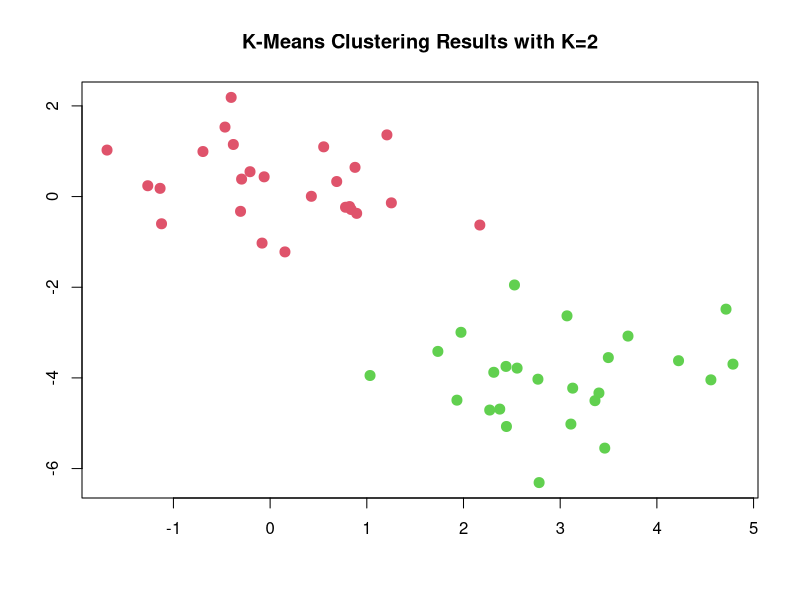
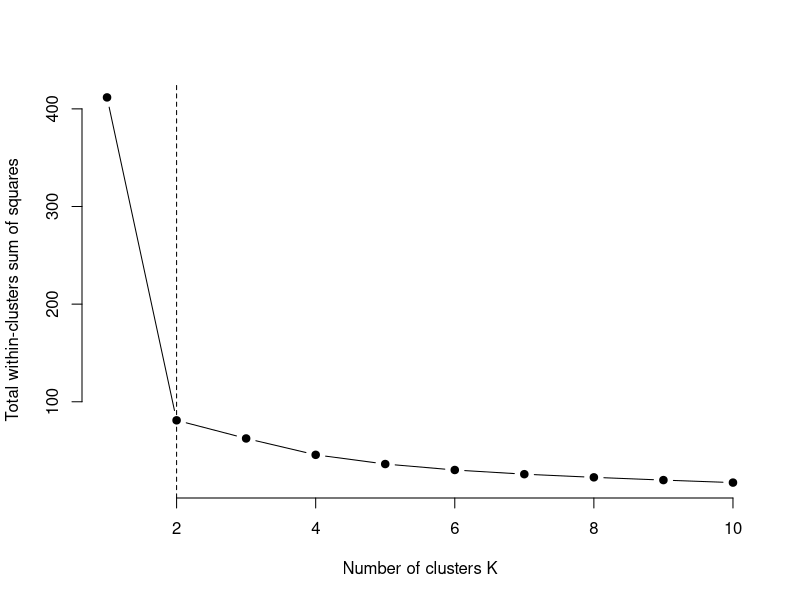
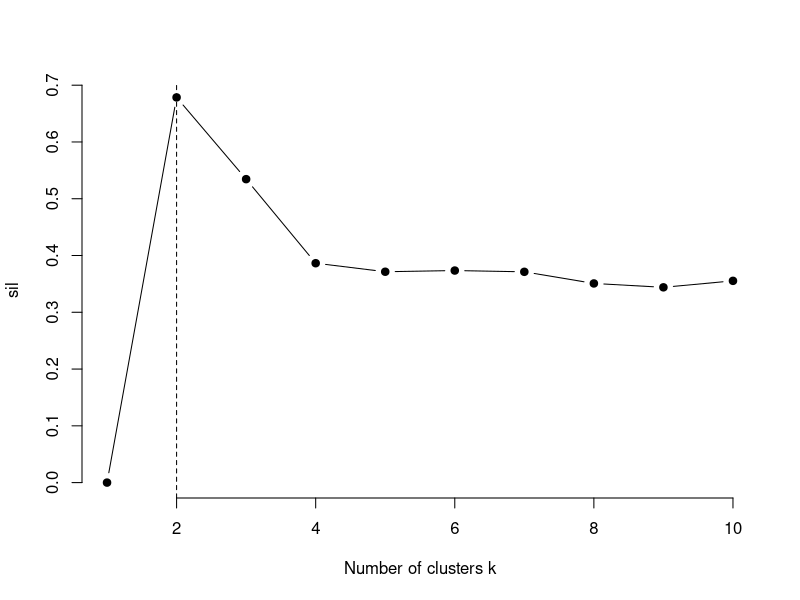

Reproduce these figures in R, in order.


# preparing the data
# simulated data set containing 50 observations, in which there are two clusters;
# the first 25 observations have a mean shift relative to the next 25 observations
set.seed(123)
x = matrix(rnorm(50*2), ncol = 2)
x[1:25, 1] = x[1:25,1] + 3
x[1:25, 2] = x[1:25,2] - 4

#================================================================================================

# performing k-means clustering with k = 2
km.out = kmeans(x,2,nstart = 20)
km.out$cluster
km.out$withinss
km.out$tot.withinss
#81.01995
plot(x,col = (km.out$cluster + 1), main = "K-Means Clustering Results with K=2",
     xlab = "", ylab = "", pch = 20, cex = 2)


# The k-means clustering perfectly separated the observations into two clusters.
# In this example, we knew there were really two clusters because we generated the data.
# However, in real data we do not know the true number of clusters.
# So how about performing k-means clustering with k = 3?
set.seed(456)
km.out = kmeans(x,3,nstart = 20)
km.out$cluster
km.out$withinss
km.out$tot.withinss
#62.43309
#======================================================================================================
# kmeans() function can run with multiple initial configurations. If the value of nstart >1
# k-means will be performed using multiple random assignments. It is strongly recommended running
# k-means with large value of nstart, otherwise undesirable optimum will be obtained

set.seed(789)
km.out = kmeans(x,3,nstart = 1)
km.out$tot.withinss

km.out = kmeans(x,3,nstart = 20)
km.out$tot.withinss

km.out = kmeans(x,3,nstart = 50)
km.out$tot.withinss


#======================================================================================================
# Within Sum of Squares (WSS)

# Compute clustering algorithm (e.g., k-means clustering) for different values of k.
# For instance, by varying k from 1 to 10 clusters, for each k, calculate the total 
# within-cluster sum of square (wss). # Plot the curve of wss according to the number
# of clusters k.# The location of a bend (knee) in the plot is generally considered as 
# an indicator of the appropriate number of clusters.

# Compute and plot wss for k = 2 to k = 10

k.max <- 10 # Maximal number of clusters
data <- x
wss <- sapply(1:k.max, 
              function(k){kmeans(data, k, nstart=50 )$tot.withinss})
plot(1:k.max, wss,
     type="b", pch = 19, frame = FALSE, 
     xlab="Number of clusters K",
     ylab="Total within-clusters sum of squares")
abline(v = 2, lty =2)


#==================================================================================================
#applying Silhoutte statistics

# Compute clustering algorithm (e.g., k-means clustering) for different values of k. 
# For instance, by varying k from 1 to 15 clusters
# For each k, calculate the average silhouette of observations (avg.sil)
# Plot the curve of avg.sil according to the number of clusters k.
# The location of the maximum is considered as the appropriate number of clusters.

# Compute the average silhouette width for 
# k = 2 to k = 15
library(cluster)
k.max = 10
sil <- rep(0, k.max)

for(i in 2:k.max){
  km.res <- kmeans(data, i, nstart = 50)
  
  ss <- silhouette(km.res$cluster, dist(data))
  sil[i] <- mean(ss[, 3])
}

# Plot the  average silhouette width
plot(1:k.max, sil, type = "b", pch = 19, 
     frame = FALSE, xlab = "Number of clusters k")
abline(v = which.max(sil), lty = 2)

#================================================================================================